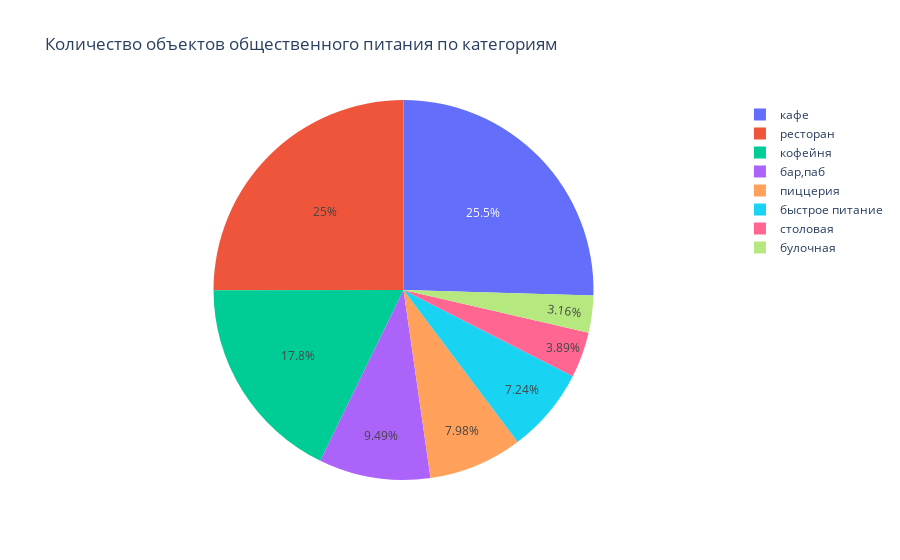

Notebook cell for this chart:
### Markdown cell above
### Какие категории заведений представлены в данных? Исследуйте количество объектов общественного питания по категориям: рестораны, кофейни, пиццерии, бары и так далее. Постройте визуализации. Ответьте на вопрос о распределении заведений по категориям.

### Code cell
df = data.category.value_counts()

name_rest = df.index
values = df

fig = go.Figure(data=[go.Pie(labels=name_rest, values=values)])
fig.update_layout(
    title_text="Количество объектов общественного питания по категориям",
)
fig.show()

### Figure 1 — Plotly figure (JSON) as saved in the notebook; plotly's stock layout.template omitted (floating-point values rounded to 4 significant figures)
{"data": [{"labels": ["кафе", "ресторан", "кофейня", "бар,паб", "пиццерия", "быстрое питание", "столовая", "булочная"], "type": "pie", "values": [2003, 1969, 1398, 747, 628, 570, 306, 249]}], "layout": {"title": {"text": "Количество объектов общественного питания по категориям"}}}
